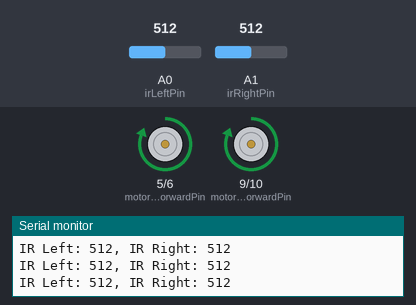
This sketch was run on a simulated Arduino Uno, built with avr-gcc and run on an emulated ATmega328P. Parts: motor-driver pin pairs drawn as motors (green arrow = first pin HIGH = forward, orange = second pin HIGH = backward, longer = more drive), the last lines printed to the serial monitor. The test bench sets the inputs (shaded band); at power-on: A0 (irLeftPin) = 512, A1 (irRightPin) = 512.

Above: at 1.2 s.
1.3 s: A0 (irLeftPin) set to 412
2.8 s: A0 (irLeftPin) set to 388
At 3.8 s:
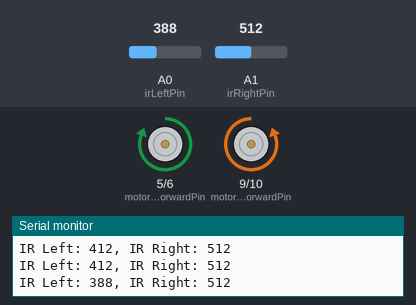
4.3 s: A1 (irRightPin) set to 418
5.8 s: A1 (irRightPin) set to 387
At 6.3 s:
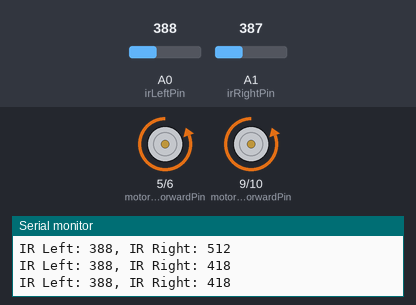
7.3 s: A0 (irLeftPin) set to 410
At 9.2 s:
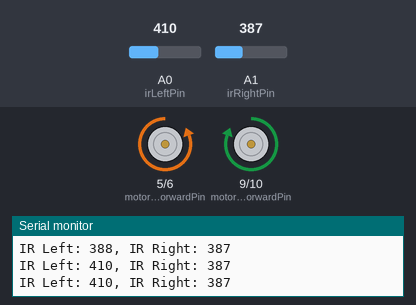
9.5 s: A0 (irLeftPin) set to 390
At 10.6 s:
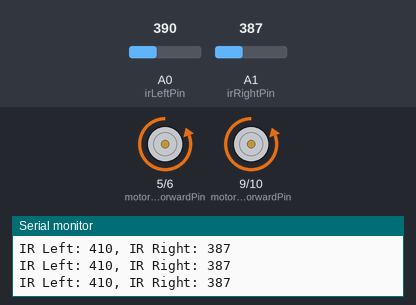
Timing chart, 0 to 12.3 s (numbered marks = the images above; inputs shaded):
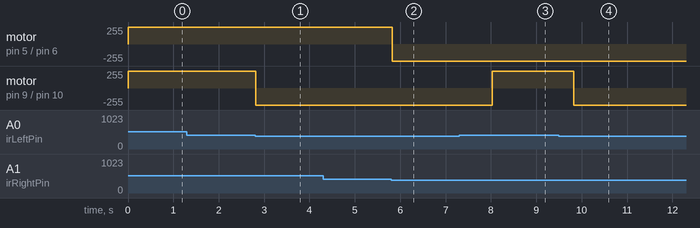

The sketch:

soliro_2.ino
```cpp
#include <Energia.h>

// Motor pins (example pins, adjust based on your hardware setup)
const int motorLeftForwardPin = 5;
const int motorLeftBackwardPin = 6;
const int motorRightForwardPin = 9;
const int motorRightBackwardPin = 10;

// IR sensor pins (example pins, adjust based on your hardware setup)
const int irLeftPin = A0;
const int irRightPin = A1;

// IR sensor threshold (adjust based on sensor characteristics and environment)
const int irThreshold = 400;

void setup() {
  // Motor pins setup
  pinMode(motorLeftForwardPin, OUTPUT);
  pinMode(motorLeftBackwardPin, OUTPUT);
  pinMode(motorRightForwardPin, OUTPUT);
  pinMode(motorRightBackwardPin, OUTPUT);

  // IR sensor pins setup
  pinMode(irLeftPin, INPUT);
  pinMode(irRightPin, INPUT);

  // Initialize serial communication for debugging
  Serial.begin(9600);
}

void loop() {
  // Read IR sensor values
  int irLeftValue = analogRead(irLeftPin);
  int irRightValue = analogRead(irRightPin);

  // Determine obstacle presence based on IR sensor readings
  bool obstacleLeft = irLeftValue < irThreshold;
  bool obstacleRight = irRightValue < irThreshold;

  // Decision-making logic
  if (!obstacleLeft && !obstacleRight) {
    // No obstacle detected, move forward
    moveForward();
  } else if (!obstacleLeft && obstacleRight) {
    // Obstacle on the right, turn left
    turnLeft();
  } else if (obstacleLeft && !obstacleRight) {
    // Obstacle on the left, turn right
    turnRight();
  } else {
    // Obstacles on both sides, turn around or implement specific maze-solving logic
    turnAround();
  }

  // Print sensor values for debugging
  Serial.print("IR Left: ");
  Serial.print(irLeftValue);
  Serial.print(", IR Right: ");
  Serial.println(irRightValue);

  // Delay to control robot speed and processing
  delay(100);  // Adjust delay as needed
}

void moveForward() {
  digitalWrite(motorLeftForwardPin, HIGH);
  digitalWrite(motorLeftBackwardPin, LOW);
  digitalWrite(motorRightForwardPin, HIGH);
  digitalWrite(motorRightBackwardPin, LOW);
}

void turnLeft() {
  digitalWrite(motorLeftForwardPin, LOW);
  digitalWrite(motorLeftBackwardPin, HIGH);
  digitalWrite(motorRightForwardPin, HIGH);
  digitalWrite(motorRightBackwardPin, LOW);
  delay(500);  // Adjust turn duration based on robot speed and maze complexity
}

void turnRight() {
  digitalWrite(motorLeftForwardPin, HIGH);
  digitalWrite(motorLeftBackwardPin, LOW);
  digitalWrite(motorRightForwardPin, LOW);
  digitalWrite(motorRightBackwardPin, HIGH);
  delay(500);  // Adjust turn duration based on robot speed and maze complexity
}

void turnAround() {
  digitalWrite(motorLeftForwardPin, LOW);
  digitalWrite(motorLeftBackwardPin, HIGH);
  digitalWrite(motorRightForwardPin, LOW);
  digitalWrite(motorRightBackwardPin, HIGH);
  delay(1000);  // Adjust turn duration based on robot speed and maze complexity
}
```

Measured:
- the behaviour switches between 400 and 399 on A0 (irLeftPin) (found by bisection; images 0 and 1)
- the behaviour switches between 400 and 399 on A1 (irRightPin) (found by bisection; images 1 and 2)
- after the input at 2.8 s, motor on pin 9 (motorRightForwardPin) / pin 10 (motorRightBackwardPin): forward 255/255 → backward 255/255 at once
- after the input at 5.8 s, motor on pin 5 (motorLeftForwardPin) / pin 6 (motorLeftBackwardPin): forward 255/255 → backward 255/255 at once
- after the input at 7.3 s, motor on pin 9 (motorRightForwardPin) / pin 10 (motorRightBackwardPin): backward 255/255 → forward 255/255 after 0.73 s
- after the input at 9.5 s, motor on pin 9 (motorRightForwardPin) / pin 10 (motorRightBackwardPin): forward 255/255 → backward 255/255 after 0.33 s
